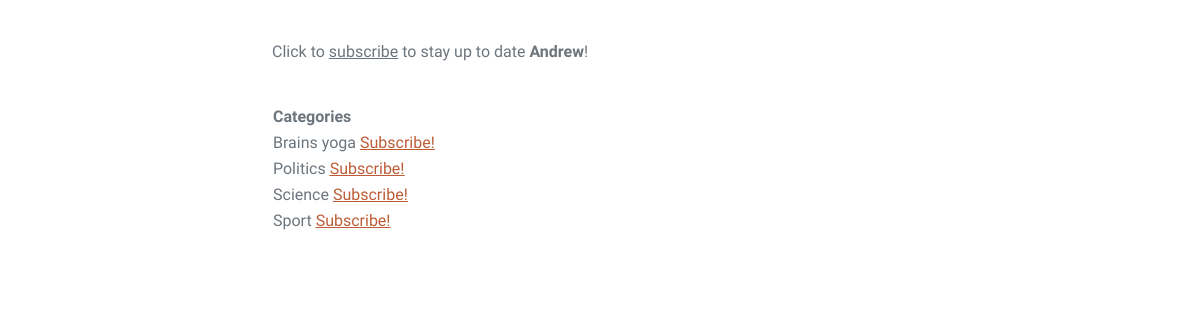
/news/category/ (signed in), run on the app's committed database.
### newsapp/models.py (models this page shows, shortened)
class Category(models.Model):
    name = models.CharField(max_length=64, unique=True)
    subscribers = models.ManyToManyField(User, blank=True)
    class Meta:
        verbose_name = 'Category'
        verbose_name_plural = 'Categories'

### newsapp/views.py (the view)
# urls.py: path('category/', CategoryList.as_view(), name='category'),
class CategoryList(ListView):
    model = Category
    ordering = 'name'
    template_name = 'category.html'
    context_object_name = 'category'
    paginate_by = 10

### templates/category.html (shortened to what this page needs)
{% extends 'flatpages/default.html' %}
{% block content %}
<p>&nbsp;</p>
Click to <span style="text-decoration: underline;">subscribe</span> to stay up to date <strong>{{user.username}}</strong>!
<p>&nbsp;</p>
<table style="height: 125px; " width="176">
    <thead>
        <th>
            Categories
        </th>
    </thead>
    {% for cat in category %}
    <tr>
       <td>
            {{ cat.name }}
           <a href="{% url 'category:subscribe' cat.id %}"><u>Subscribe!</u></a>
        </td>
    </tr>
    {% endfor %}
</table>
{% endblock content %}

### data on the page
Category: name "Brains yoga"
Category: name "Politics"
Category: name "Science"
Category: name "Sport"

### other printed values
{{ user.username }} "Andrew"
